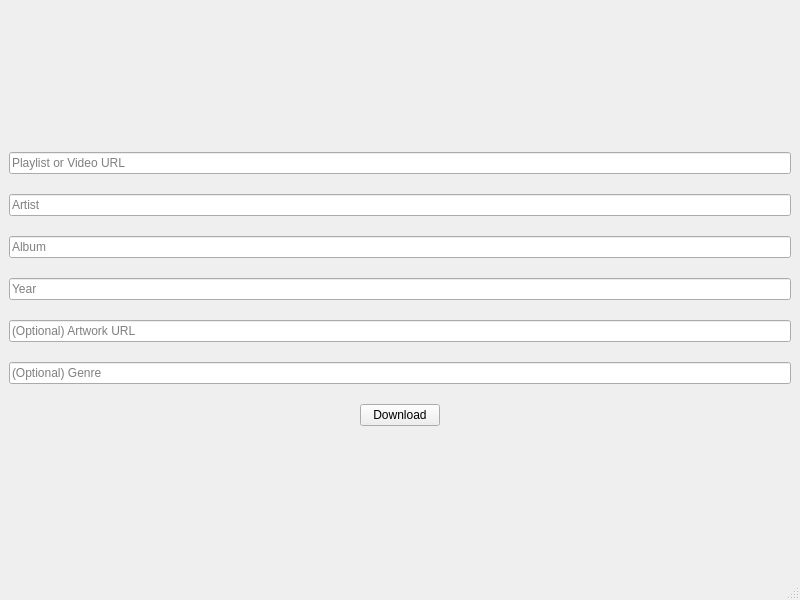
<?xml version="1.0" encoding="UTF-8"?>
<ui version="4.0">
 <class>MainWindow</class>
 <widget class="QMainWindow" name="MainWindow">
  <property name="geometry">
   <rect>
    <x>0</x>
    <y>0</y>
    <width>800</width>
    <height>600</height>
   </rect>
  </property>
  <property name="windowTitle">
   <string>MainWindow</string>
  </property>
  <widget class="QWidget" name="centralwidget">
   <layout class="QGridLayout" name="gridLayout">
    <item row="0" column="0">
     <layout class="QVBoxLayout" name="verticalLayout">
      <property name="spacing">
       <number>20</number>
      </property>
      <item>
       <layout class="QVBoxLayout" name="verticalLayout_2">
        <item>
         <widget class="QLineEdit" name="lineUrl">
          <property name="placeholderText">
           <string>Playlist or Video URL</string>
          </property>
         </widget>
        </item>
        <item>
         <widget class="QLineEdit" name="lineArtist">
          <property name="placeholderText">
           <string>Artist</string>
          </property>
         </widget>
        </item>
        <item>
         <widget class="QLineEdit" name="lineAlbum">
          <property name="placeholderText">
           <string>Album</string>
          </property>
         </widget>
        </item>
        <item>
         <widget class="QLineEdit" name="lineYear">
          <property name="placeholderText">
           <string>Year</string>
          </property>
         </widget>
        </item>
        <item>
         <widget class="QLineEdit" name="lineArt">
          <property name="placeholderText">
           <string>(Optional) Artwork URL</string>
          </property>
         </widget>
        </item>
        <item>
         <widget class="QLineEdit" name="lineGenre">
          <property name="placeholderText">
           <string>(Optional) Genre</string>
          </property>
         </widget>
        </item>
       </layout>
      </item>
      <item>
       <layout class="QHBoxLayout" name="horizontalLayout">
        <property name="spacing">
         <number>20</number>
        </property>
        <item>
         <spacer name="hSpacerLeft">
          <property name="orientation">
           <enum>Qt::Orientation::Horizontal</enum>
          </property>
          <property name="sizeHint" stdset="0">
           <size>
            <width>40</width>
            <height>20</height>
           </size>
          </property>
         </spacer>
        </item>
        <item>
         <widget class="QPushButton" name="pushDownload">
          <property name="text">
           <string>Download</string>
          </property>
         </widget>
        </item>
        <item>
         <spacer name="hSpacerRight">
          <property name="orientation">
           <enum>Qt::Orientation::Horizontal</enum>
          </property>
          <property name="sizeHint" stdset="0">
           <size>
            <width>40</width>
            <height>20</height>
           </size>
          </property>
         </spacer>
        </item>
       </layout>
      </item>
     </layout>
    </item>
   </layout>
  </widget>
  <widget class="QMenuBar" name="menubar">
   <property name="geometry">
    <rect>
     <x>0</x>
     <y>0</y>
     <width>800</width>
     <height>20</height>
    </rect>
   </property>
  </widget>
  <widget class="QStatusBar" name="statusbar"/>
 </widget>
 <resources/>
 <connections/>
</ui>
